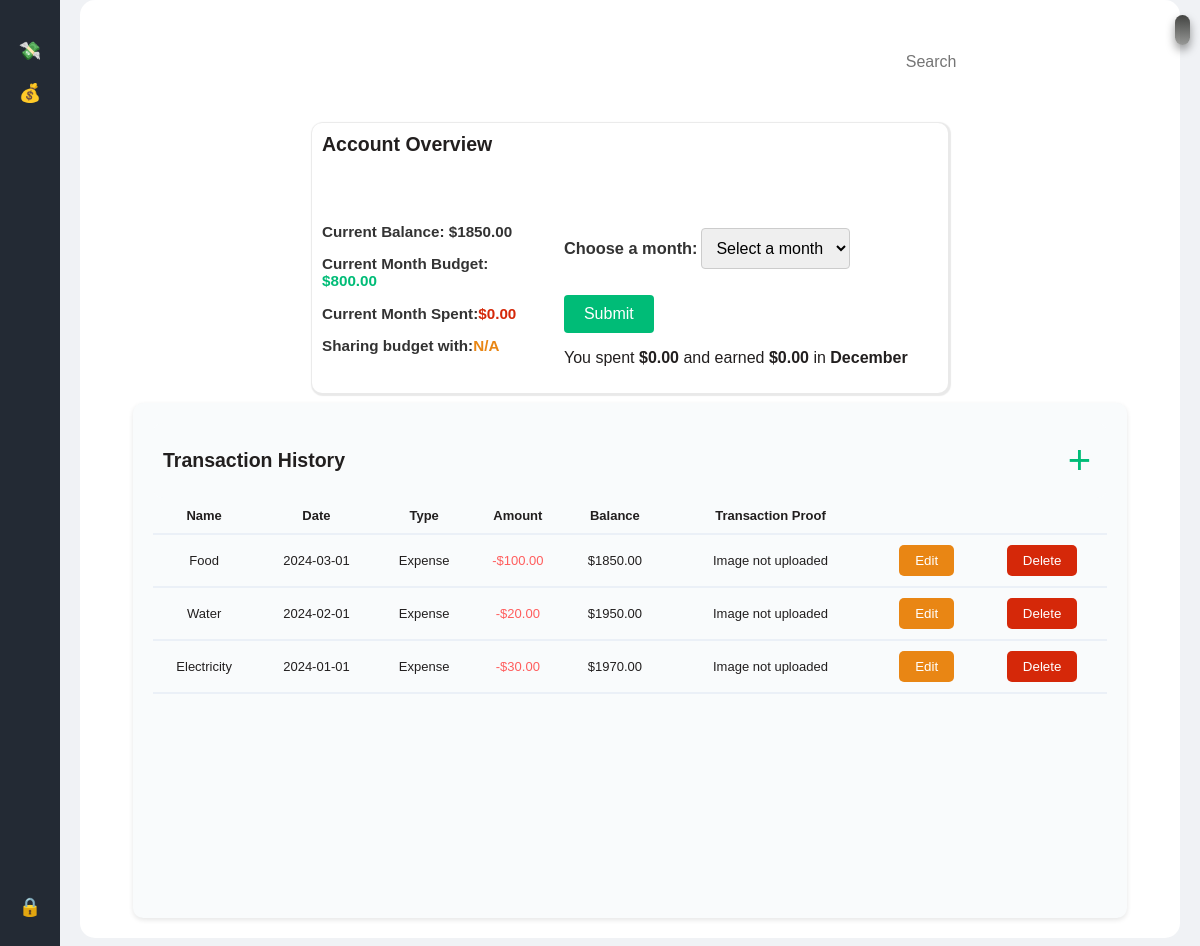
Screenshot of /expenses (signed in) with the database file from the repository.
### models.py (models this page shows, shortened)
class Customers(db.Model):
    cid = Column(Integer, primary_key=True)
    email = Column(String(255), nullable=False)
    first_name = Column(String(255), nullable=False)
    last_name = Column(String(255), nullable=False)
    password = Column(String(256), nullable=False)
    expenses = relationship("Expenses", back_populates="customer")
    shares_1 = relationship("Shares", foreign_keys="Shares.joint_id_1")
    shares_2 = relationship("Shares", foreign_keys="Shares.joint_id_2")
    balance = Column(Float, default=0)
    budget = Column(Float, default=0)
    joint = Column(String(255), default=None)
    spent = Column(Float, default=0)

class Expenses(db.Model):
    eid = Column(Integer, primary_key=True)
    name = Column(String(255), nullable=False)
    amount = Column(Integer, nullable=False)
    date = Column(String(255), nullable=False)
    transaction_category = Column(String(255), nullable=False, default='N/A')
    customer_id = Column(Integer, ForeignKey("customers.cid", ondelete="CASCADE"), nullable=False)
    receipt_image_path = Column(String(255), nullable=True)
    customer = relationship("Customers", back_populates="expenses")

### main.py (the view)
@app.route("/expenses", methods=['GET'])
def expense_homepage():
    if 'cid' not in session:
        return redirect(url_for('login'))
    cid = session['cid']
    customer = get_customer_by_cid(cid)
    balance = customer.balance
    budget = customer.budget
    search = request.args.get("search", None)
    month_str=request.args.get("month", None)
    print(month_str)
    if search:
        data = get_expense_data(cid, search)
    elif month_str:
        data = get_expenses_by_cid_and_month(cid, month_str)
    else:
        data = get_expense_data(cid,None)
    processed_data = process_expense_data(data, balance)
    bal_data = get_expenses_by_cid(cid)
    current_month = datetime.today().month
    current_month_str = convert_month(current_month)
    expenses_current_month = get_expenses_by_cid_and_month(cid, current_month_str)
    current_month_spent = update_current_month_spent_expense(cid, current_month_str)
    balance = balance_update(balance, bal_data)[0]
    update_spent(customer, current_month_spent)
    budget = customer.budget
    current_month_spent=get_current_month_spent(cid)
    update_spent(customer, current_month_spent)
    update_balance(cid,balance)
    month_spent = session.get('month_spent', 0)
    month_earned = session.get('month_earned', 0)
    month = session.get('month_int', 0)
    value = budget-current_month_spent
    return render_template("expense.html", value=value, transactions=processed_data, month_spent=month_spent, spent=current_month_spent, balance=balance, joint=customer.joint, budget=budget, search=search, month=month, month_earned=month_earned)

### main.py (called while the page is built)
def get_customer_by_cid(cid):
    return db.session.execute(db.select(Customers).where(Customers.cid == cid)).scalar() or None

def get_expenses_by_cid(cid):
    return db.session.execute(db.select(Expenses).filter(Expenses.customer_id == cid)) or None

def get_expenses_by_cid_and_month(cid, month_str):
    return db.session.execute(db.select(Expenses).filter(Expenses.customer_id == cid).filter(Expenses.date.like('%'+'-'+month_str+'-'+'%'))) or None

def get_expense_data(cid, search):
    if search is not None:
        return get_expenses_by_cid_and_search(cid, search)
    else:
        return get_expenses_by_cid(cid)

def balance_update(balance, bal_data):
    total_spent = 0
    for i in bal_data.scalars():
        if i.transaction_category == "expense":
            balance -= i.amount
            total_spent += i.amount
        elif i.transaction_category == "income":
            balance += i.amount
    return [balance, total_spent]

def update_spent(customer, spent):
    customer.spent = spent
    db.session.add(customer)
    db.session.commit()

def convert_month(month):
    if month % 10 == month:
        month_str = '0'+str(month)
    else:
        month_str = str(month)
    return month_str

def update_current_month_spent(cid, current_month_str):
    print(cid, current_month_str)
    x = get_expenses_by_cid_and_month(cid, current_month_str)
    current_month_spent = 0
    for i in x.scalars():
        if i.transaction_category == "expense":
            current_month_spent += i.amount
        else:
            current_month_spent -= i.amount
    return current_month_spent

def get_current_month_spent(cid):
    current_month = datetime.today().month
    current_month_str = convert_month(current_month)
    expenses_current_month = get_expenses_by_cid_and_month(
        cid, current_month_str)
    current_month_spent = update_current_month_spent(cid, current_month_str)
    return current_month_spent

def update_balance(cid,balance):
    bal_data = get_expenses_by_cid(cid)
    for i in bal_data.scalars():
        balance -= i.amount

def update_current_month_spent_expense(cid, current_month_str):
    x = get_expenses_by_cid_and_month(cid, current_month_str)
    current_month_spent = 0
    for i in x.scalars():
        if i.transaction_category == "expense":
            current_month_spent += i.amount
    return current_month_spent

### templates/expense.html (shortened to what this page needs)
{% extends "base.html" %}
{% block content %}
<link rel="stylesheet" href="../static/expense.css" />
<div class="main-content">
  <header>
    <form action="{{ url_for('submit_form') }}" method="post">
      <input class="search-bar" type="search" placeholder="Search" name="search" />
    </form>
    <div>
    </div>
  </header>
  <div class="content">
    <section class="overview-section">
      <h2>Account Overview</h2>
      <div class="container">
        <div class="basic_info">
          <h3>Current Balance: ${{ '%.2f' % balance }}</h3>
          <h3>
            Current Month Budget: <span style="color: #00bc77">${{'%.2f' % budget }}</span>
          </h3>
          <h3>
            Current Month Spent:<span style="color: rgb(213, 40, 9)"
              >${{ '%.2f' % spent }}</span
            >
          </h3>
          <h3>
            Sharing budget with:<span style="color: rgb(233, 134, 20)"
              >{{ joint }}</span
            >
          </h3>
        </div>
        <div class="specific_info">
          {% set
          months=['January','Feburary','March','April','May','June','July','August','September','October','November','December']
          %}
          <form method="POST" action="{{ url_for('accept_month') }}">
            <h3 style="display: inline-block;"><label for="months">Choose a month:</h3>
            <select name="months" id="months">
              <option value="" disabled selected hidden >Select a month</option>
            </select>
            <input type="submit" value="Submit" />
          </form>
          <p>
            You spent <strong>${{ '%.2f' % month_spent }}</strong> and earned <strong> ${{ '%.2f' % month_earned }} </strong>in<strong>
              {{months[month-1]}}</strong
            >
          </p>
        </div>
      </div>
    </section>
    <section class="history-section">
      <div class="top">
        <h2>Transaction History</h2>
        <button class="add_button" title="Add Transaction" onclick="openModal()">+</button>
      </div>
      <div class="scrollable-history">
        <table class="table">
          <tr class="expense_items">
            <th>Name</th>
            <th>Date</th>
            <th>Type</th>
            <th>Amount</th>
            <th>Balance</th>
            <th>Transaction Proof</th>
            <th></th>
            <th></th>
          </tr>
        <tbody>
          {% for transaction in transactions %}
          <tr class="expense_items">
            <td>{{ transaction['name'] }}</td>
            <td>{{ transaction['date'] }}</td>
            <td>
              {% if transaction['transaction_category'] == 'income' %} Income
              {% else %} Expense {% endif %}
            </td>
            <td>
              {% if transaction['transaction_category'] == 'income' %}
                <span class="plus">+${{ '%.2f' % transaction['amount'] }}</span>
              {% else %}
                <span class="minus">-${{ '%.2f' % transaction['amount'] }}</span>
              {% endif %}
            </td>
            <td class="balanceremaining">
              {% if transaction['balance'] > 0 %} ${{ '%.2f' % transaction['balance'] }}
              {% else %} -${{ '%.2f' % transaction['balance'] }} {% endif %}
            </td>
            <td>
              {% if transaction['receipt_image_path'] %}
                  {% set receipt_image_filename = transaction['receipt_image_path'].replace('\\', '/').split('/')[-1] %}
                  <a href="{{ url_for('static', filename='receipt_images/' + receipt_image_filename) }}" target="_blank" class="btn btn-primary">View</a>
              {% else %}
                  Image not uploaded
              {% endif %}
            </td>
            <td>
              <form>
                <button type="button" class="edit_button" onclick="openEditModal('{{ transaction['id'] }}')">Edit</button>
              </form>
            </td>
            <td>
              <form method="POST" action="{{ url_for('expense_delete', id=transaction['id']) }}">
                <button type="submit" class="delete_button">Delete</button>
              </form>
            </td>
          </tr>
          {% endfor %}
        </table>
      </div>
    </section>
  </div>
</div>
{% endblock %}

### static/base.css (style rules this page uses)
body { font-family: 'Arial', sans-serif; margin: 0; padding: 0; background-color: #f0f2f5; }
.main-content { flex: 1; padding: 20px; background-color: #fff; border-radius: 15px; margin: 20px; }
header { display: flex; justify-content: space-between; align-items: center; margin-bottom: 20px; }
header input[type="search"] { border: none; padding: 10px; border-radius: 5px; }

### static/expense.css (style rules this page uses)
:root { --light-bg-color: rgb(216, 197, 197); --dark-bg-color: rgb(37, 33, 33); --light-text-color: rgb(34, 31, 31); --dark-text-color: rgb(230, 217, 217); }
body { color: var(--light-text-color); font-family: 'Arial', sans-serif; margin: 0; padding: 0; }
header { color: white; padding: 5px; text-align: center; }
.main-content { align-items: center; justify-content: center; font-size: small; margin-top: 0%; font-size: small; overflow-y: scroll; }
.top { display: flex; justify-content: space-between; align-items: center; padding: 10px; background-color: #f9fbfc; border-radius: 10px; }
.container { width: 100%; display: flex; align-items: flex-start; justify-content: space-evenly; }
.content { display: flex; flex-direction: column; align-items: center; justify-content: center; font-size: small; width: 100%; }
.overview-section { font-size: small; height: 30%; width: 60%; background-color: white; border-radius: 10px; box-shadow: 1px 1px 1px 2px rgba(36, 35, 35, 0.1); margin-top: 0px; }
.overview-section h2 { margin: 10px; }
.history-section { margin-top: 10px; width: 90%; border-radius: 10px; box-shadow: 0 2px 5px rgba(0, 0, 0, 0.1); }
label, label:after { transition: 0s }
header { display: flex; justify-content: flex-end; }
p { font-size:medium; }
.search-bar { width: 80%; padding: 10px; margin: 10px 10px 10px 10px; border-radius: 10px; border: 1px solid black; font-size: 16px; }
.scrollable-history { overflow-y: scroll; height: 400px; width: 100%; }
.delete_button, .edit_button { color: white; border: none; padding: 8px 16px; border-radius: 5px; cursor: pointer; background-color:rgb(213, 40, 9); }
.edit_button { background-color:rgb(233, 134, 20); }
.basic_info, .specific_info { padding: 10px; box-sizing: border-box; }
.basic_info { margin-top: 0%; }
.specific_info { margin-top: 15px; font-size: 14px; }
body { font-family: Arial, sans-serif; }
h3 { color: #333; }
label { display: block; margin-bottom: 10px; }
select { padding: 10px; font-size: 16px; border: 1px solid #ccc; border-radius: 4px; }
input[type="submit"] { margin-top: 10px; padding: 10px 20px; font-size: 16px; background-color: #00bc77; color: white; border: none; border-radius: 4px; cursor: pointer; }
.chart-section, .history-section { grid-column: span 2; background-color: #f9fbfc; padding: 20px; border-radius: 10px; }
.minus { color: #ff5e5e; }
.table { width: 100%; border-collapse: collapse; text-align: center; padding: 10px 0; }
.table th { padding: 10px 0; border-bottom: 2px solid #ebf0f7; }
.table td { padding: 10px 0; border-bottom: 2px solid #ebf0f7; }
.add_button { font-size: 40px; color: #00bc77; border: none; cursor: pointer; background-color: #f9fbfc; }

### rows the page displays
Customers: budget "800.00", joint "N/A"
Expenses: transaction_category "Expense", amount "100.00", balance "1850.00"
Expenses: transaction_category "Expense", amount "20.00", balance "1950.00"

### other values shown
{{ '%.2f' % balance }} "1850.00"
{{ '%.2f' % spent }} "0.00"
{{ '%.2f' % month_spent }} "0.00"
{{ '%.2f' % month_earned }} "0.00"
{{ months[month-1] }} "December"
{{ '%.2f' % transaction['amount'] }} "30.00"
{{ '%.2f' % transaction['balance'] }} "1970.00"
